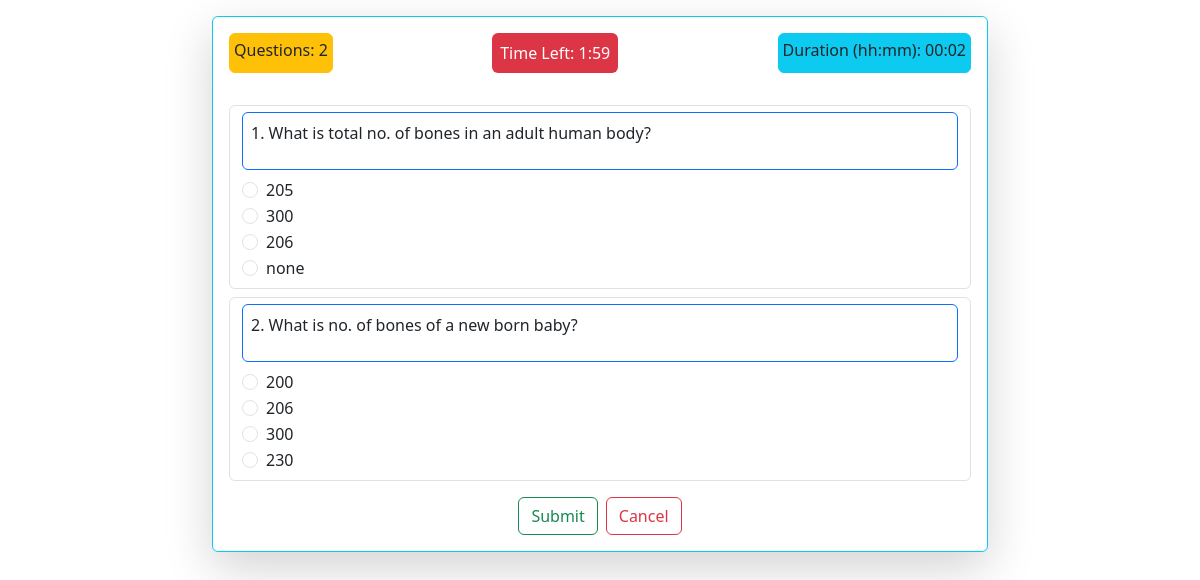
/quiz_start/4/ (signed in), run on the app's committed database.
### backend/models.py (models this page shows)
class Quiz(db.Model):
    __tablename__ = "quiz"
    id = db.Column(db.Integer, primary_key=True)
    date = db.Column(db.Date, nullable=False)
    duration = db.Column(db.Integer, nullable=False)
    chapter_id = db.Column(db.Integer, db.ForeignKey('chapter.id'), nullable=False)
    questions = db.relationship('Question', backref='quiz', lazy=True)
    scores = db.relationship('Score', backref='quiz', lazy=True)

class Question(db.Model):
    __tablename__ = "question"
    id = db.Column(db.Integer, primary_key=True)
    title = db.Column(db.String(100), nullable=False)
    question_stmt = db.Column(db.String(250), nullable=False)
    option_a = db.Column(db.String(250), nullable=False)
    option_b = db.Column(db.String(250), nullable=False)
    option_c = db.Column(db.String(250), nullable=False)
    option_d = db.Column(db.String(250), nullable=False)
    correct_option = db.Column(db.String(1), nullable=False)  # a, b, c, or d
    quiz_id = db.Column(db.Integer, db.ForeignKey('quiz.id'), nullable=False)

### backend/controllers.py (the view)
@app.route("/quiz_start/<int:qid>/")
@login_required
def quiz_start(qid):
    quiz = Quiz.query.get_or_404(qid)
    questions = quiz.questions
    duration_str = quiz.duration
    try:
        time = duration_str.split(':')
        hours = int(time[0])
        minutes = int(time[1])
        total_seconds = hours * 3600 + minutes * 60
    except ValueError:
        total_seconds = 0
    return render_template('quiz_start.html', user=current_user, quiz=quiz, questions=questions,duration_seconds=total_seconds)

### app.py (called while the page is built)
def start():
    quiz_app = Flask(__name__)
    quiz_app.config["SQLALCHEMY_DATABASE_URI"]="sqlite:///quiz_db.sqlite3"
    quiz_app.config["SECRET_KEY"] = "this_is_a_secret_for_quiz_app"
    db.init_app(quiz_app)
    quiz_app.app_context().push()
    quiz_app.debug = True
    db.create_all()
    create_admin()
    login_manager = LoginManager()
    login_manager.login_view = 'login'
    login_manager.init_app(quiz_app)
    @login_manager.user_loader
    def load_user(id):
        return User.query.get(int(id))
    print("Quiz app is running... ")

### templates/quiz_start.html (shortened to what this page needs)
{% extends "base.html" %}
{% block content %}
<div class="container col-md-8 col-md-offset-4">
  <div class="card border-info shadow-lg p-3 mb-5 bg-white rounded mt-3">
    <div class="d-flex justify-content-between mb-3">
      <div class="border border-warning bg-warning rounded p-1 mb-3">Questions: {{ quiz.questions|length }}</div>
      <div class="border-danger bg-danger text-white rounded p-2 mb-3">
        Time Left: <span id="timer">{{ duration_seconds }}</span>
      </div>
      <div class="border border-info bg-info rounded p-1 mb-3">
        Duration (hh:mm): {{ quiz.duration }}
      </div>
    </div>
    <form id="quiz-form" method="POST" action="/submit_quiz/{{ quiz.id }}">
      {% for question in quiz.questions %}
      <div class="form-control mb-2">
        <div class="border border-primary rounded p-2 mb-2">
          <p>{{ loop.index }}. {{ question.question_stmt }}</p>
        </div>
        <div class="form-check">
          <input class="form-check-input" type="radio" name="question_{{ question.id }}" id="option_a_{{ question.id }}" value="a">
          <label class="form-check-label" for="option_a_{{ question.id }}">{{ question.option_a }}</label>
        </div>
        <div class="form-check">
          <input class="form-check-input" type="radio" name="question_{{ question.id }}" id="option_b_{{ question.id }}" value="b">
          <label class="form-check-label" for="option_b_{{ question.id }}">{{ question.option_b }}</label>
        </div>
        <div class="form-check">
          <input class="form-check-input" type="radio" name="question_{{ question.id }}" id="option_c_{{ question.id }}" value="c">
          <label class="form-check-label" for="option_c_{{ question.id }}">{{ question.option_c }}</label>
        </div>
        <div class="form-check">
          <input class="form-check-input" type="radio" name="question_{{ question.id }}" id="option_d_{{ question.id }}" value="d">
          <label class="form-check-label" for="option_d_{{ question.id }}">{{ question.option_d }}</label>
        </div>
      </div>
      {% endfor %}
      <div class="d-flex justify-content-center mt-3">
        <button type="submit" class="btn btn-outline-success">Submit</button>
        <a href="/user" class="btn btn-outline-danger ms-2">Cancel</a>
      </div>
    </form>
  </div>
</div>
{% endblock %}

### data on the page
Quiz: duration "00:02"
Question: question_stmt "What is total no. of bones in an adult human body?", option_a "205", option_b "300", option_c "206", option_d "none"
Question: question_stmt "What is no. of bones of a new born baby?", option_a "200", option_b "206", option_c "300", option_d "230"

### other printed values
{{ quiz.questions|length }} "2"
